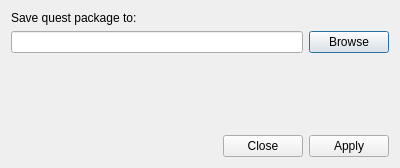
<?xml version="1.0" encoding="UTF-8"?>
<ui version="4.0">
 <class>SolarusEditor::PackageDialog</class>
 <widget class="QDialog" name="SolarusEditor::PackageDialog">
  <property name="geometry">
   <rect>
    <x>0</x>
    <y>0</y>
    <width>400</width>
    <height>168</height>
   </rect>
  </property>
  <property name="windowTitle">
   <string>Build Solarus Package</string>
  </property>
  <layout class="QVBoxLayout" name="verticalLayout_5">
   <item>
    <widget class="QStackedWidget" name="stacked_widget">
     <property name="currentIndex">
      <number>0</number>
     </property>
     <widget class="QWidget" name="selection">
      <layout class="QVBoxLayout" name="verticalLayout">
       <property name="leftMargin">
        <number>0</number>
       </property>
       <property name="topMargin">
        <number>0</number>
       </property>
       <property name="rightMargin">
        <number>0</number>
       </property>
       <property name="bottomMargin">
        <number>0</number>
       </property>
       <item>
        <widget class="QLabel" name="selection_header">
         <property name="text">
          <string>Save quest package to:</string>
         </property>
        </widget>
       </item>
       <item>
        <layout class="QHBoxLayout" name="horizontal_layout">
         <property name="leftMargin">
          <number>0</number>
         </property>
         <property name="topMargin">
          <number>0</number>
         </property>
         <property name="rightMargin">
          <number>0</number>
         </property>
         <property name="bottomMargin">
          <number>0</number>
         </property>
         <item>
          <widget class="QLineEdit" name="selection_file">
           <property name="readOnly">
            <bool>true</bool>
           </property>
          </widget>
         </item>
         <item>
          <widget class="QPushButton" name="selection_browse">
           <property name="text">
            <string>Browse</string>
           </property>
          </widget>
         </item>
        </layout>
       </item>
       <item>
        <spacer name="verticalSpacer">
         <property name="orientation">
          <enum>Qt::Orientation::Vertical</enum>
         </property>
         <property name="sizeHint" stdset="0">
          <size>
           <width>0</width>
           <height>0</height>
          </size>
         </property>
        </spacer>
       </item>
      </layout>
     </widget>
     <widget class="QWidget" name="ongoing">
      <layout class="QVBoxLayout" name="verticalLayout_2" stretch="0,1">
       <property name="leftMargin">
        <number>0</number>
       </property>
       <property name="topMargin">
        <number>0</number>
       </property>
       <property name="rightMargin">
        <number>0</number>
       </property>
       <property name="bottomMargin">
        <number>0</number>
       </property>
       <item>
        <widget class="QLabel" name="ongoing_msg">
         <property name="text">
          <string>Building quest package...</string>
         </property>
        </widget>
       </item>
       <item>
        <widget class="QPlainTextEdit" name="ongoing_output">
         <property name="lineWrapMode">
          <enum>QPlainTextEdit::LineWrapMode::NoWrap</enum>
         </property>
         <property name="readOnly">
          <bool>true</bool>
         </property>
        </widget>
       </item>
      </layout>
     </widget>
     <widget class="QWidget" name="completed">
      <layout class="QVBoxLayout" name="verticalLayout_3">
       <property name="leftMargin">
        <number>0</number>
       </property>
       <property name="topMargin">
        <number>0</number>
       </property>
       <property name="rightMargin">
        <number>0</number>
       </property>
       <property name="bottomMargin">
        <number>0</number>
       </property>
       <item>
        <widget class="QLabel" name="completed_msg">
         <property name="text">
          <string>Build successful!</string>
         </property>
        </widget>
       </item>
       <item>
        <spacer name="vertical_spacer_2">
         <property name="orientation">
          <enum>Qt::Orientation::Vertical</enum>
         </property>
         <property name="sizeHint" stdset="0">
          <size>
           <width>20</width>
           <height>40</height>
          </size>
         </property>
        </spacer>
       </item>
      </layout>
     </widget>
     <widget class="QWidget" name="failed">
      <layout class="QVBoxLayout" name="verticalLayout_4" stretch="0,1">
       <property name="leftMargin">
        <number>0</number>
       </property>
       <property name="topMargin">
        <number>0</number>
       </property>
       <property name="rightMargin">
        <number>0</number>
       </property>
       <property name="bottomMargin">
        <number>0</number>
       </property>
       <item>
        <layout class="QHBoxLayout" name="horizontalLayout_3">
         <item>
          <widget class="QLabel" name="failed_msg">
           <property name="text">
            <string>Build failed</string>
           </property>
          </widget>
         </item>
         <item>
          <spacer name="horizontalSpacer">
           <property name="orientation">
            <enum>Qt::Orientation::Horizontal</enum>
           </property>
           <property name="sizeHint" stdset="0">
            <size>
             <width>0</width>
             <height>0</height>
            </size>
           </property>
          </spacer>
         </item>
         <item>
          <layout class="QHBoxLayout" name="horizontalLayout_2">
           <property name="leftMargin">
            <number>0</number>
           </property>
           <property name="topMargin">
            <number>0</number>
           </property>
           <property name="rightMargin">
            <number>0</number>
           </property>
           <property name="bottomMargin">
            <number>0</number>
           </property>
           <item>
            <widget class="QLabel" name="failed_code_msg">
             <property name="text">
              <string>Exit Code:</string>
             </property>
            </widget>
           </item>
           <item>
            <widget class="QLabel" name="failed_code">
             <property name="text">
              <string>?</string>
             </property>
            </widget>
           </item>
          </layout>
         </item>
        </layout>
       </item>
       <item>
        <widget class="QPlainTextEdit" name="failed_output">
         <property name="readOnly">
          <bool>true</bool>
         </property>
        </widget>
       </item>
      </layout>
     </widget>
    </widget>
   </item>
   <item>
    <widget class="QDialogButtonBox" name="button_box">
     <property name="standardButtons">
      <set>QDialogButtonBox::StandardButton::Apply|QDialogButtonBox::StandardButton::Close</set>
     </property>
    </widget>
   </item>
  </layout>
 </widget>
 <resources/>
 <connections>
  <connection>
   <sender>button_box</sender>
   <signal>rejected()</signal>
   <receiver>SolarusEditor::PackageDialog</receiver>
   <slot>close()</slot>
   <hints>
    <hint type="sourcelabel">
     <x>293</x>
     <y>262</y>
    </hint>
    <hint type="destinationlabel">
     <x>199</x>
     <y>149</y>
    </hint>
   </hints>
  </connection>
 </connections>
</ui>
